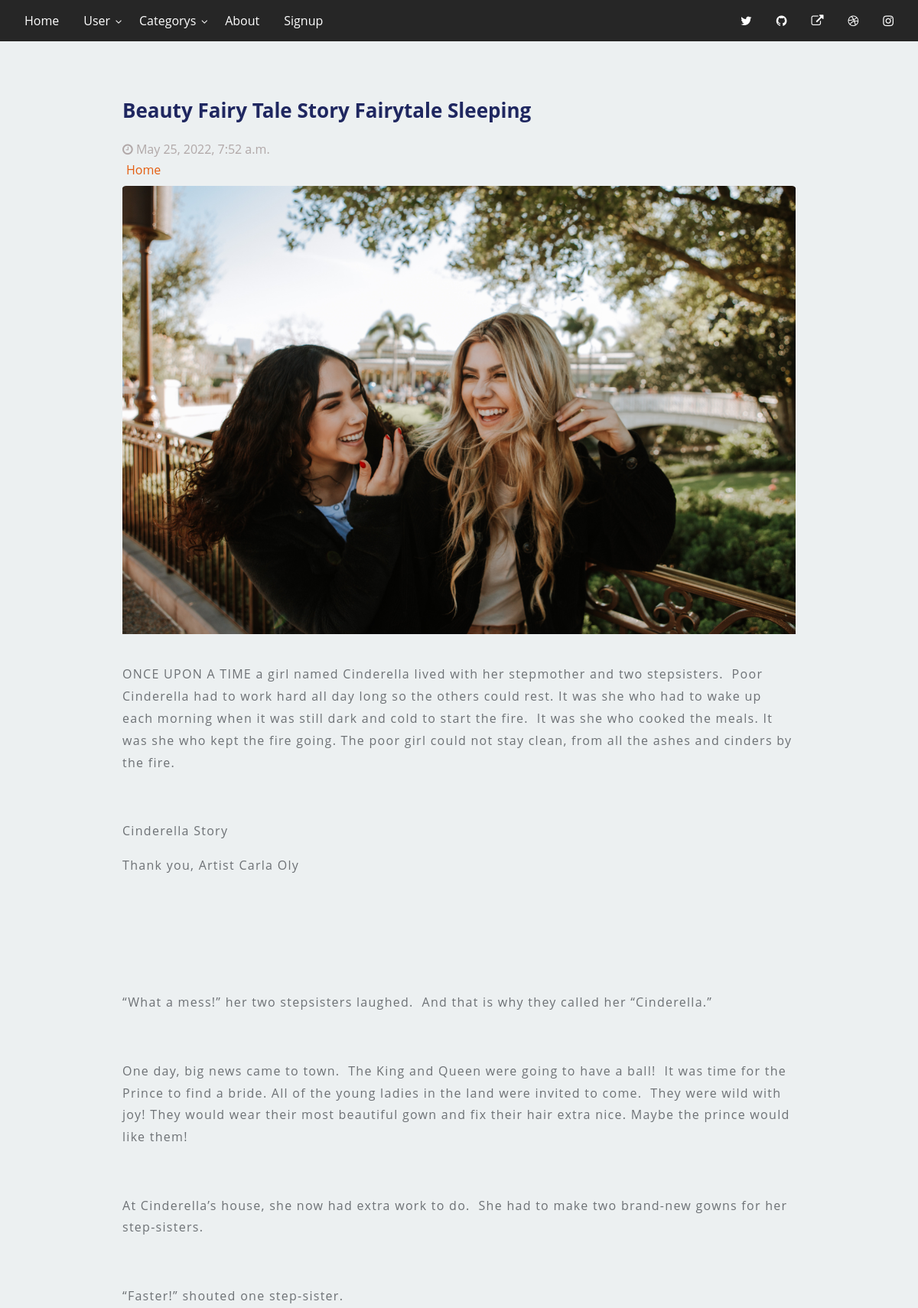
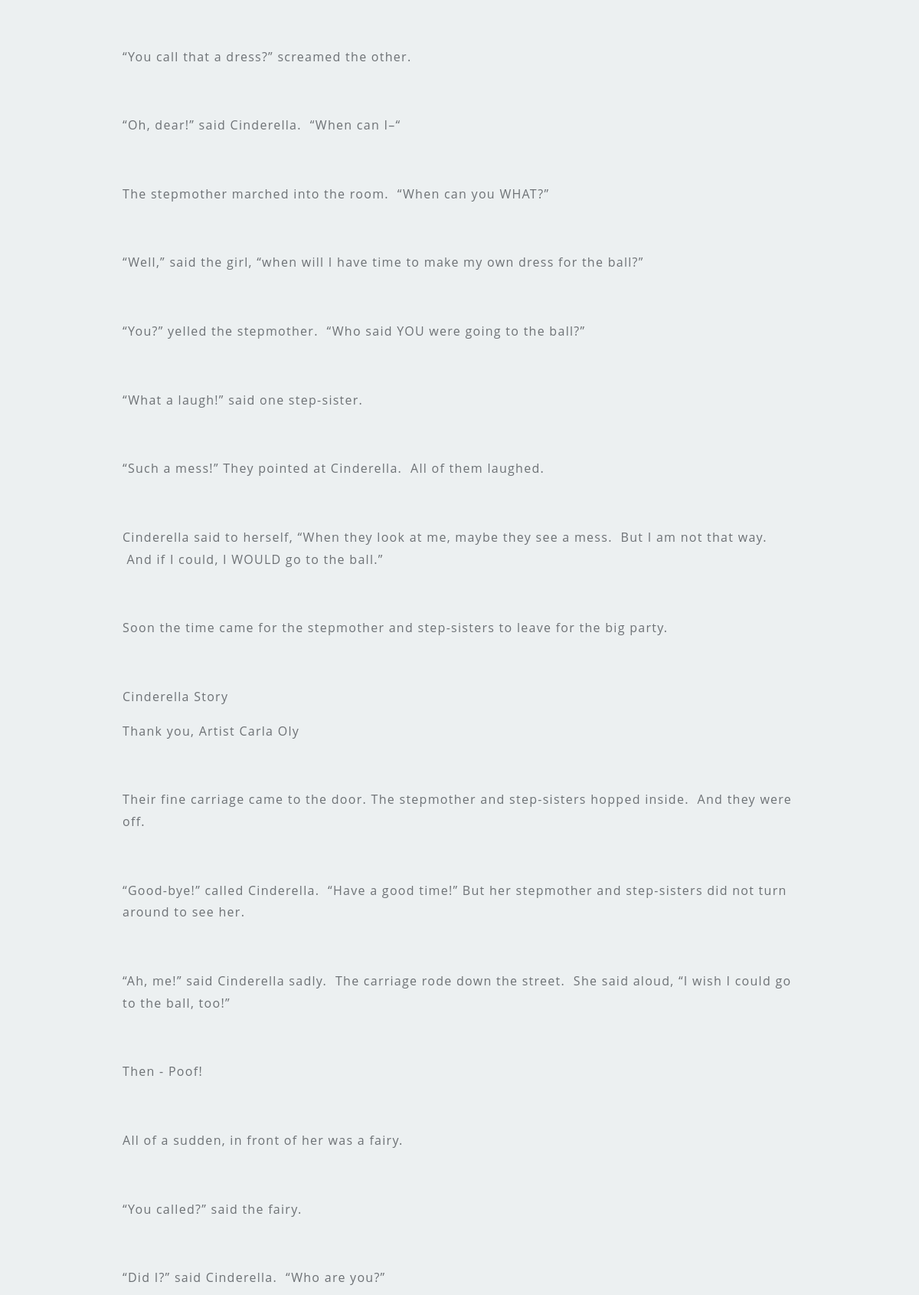
The page /blog_detail/beauty-fairy-tale-story-fairytale-sleeping (upper part) on the database its author committed (2 pictures, top to bottom).
### home/models.py (models this page shows, shortened)
class BlogModel(models.Model):
    title = models.CharField(max_length=1000)
    slug = models.SlugField(max_length=1000, unique=True, null=True , blank=True)
    content = FroalaField()
    user = models.ForeignKey(User, blank=True, null=True, on_delete=models.CASCADE)
    image = models.ImageField(upload_to='blog')
    category = models. ForeignKey(Category, on_delete=models.CASCADE, blank=True, null=True,)
    created_at = models.DateTimeField(auto_now_add=True)
    upload_to = models.DateTimeField(auto_now=True)
    class Meta:
        verbose_name_plural= 'All Blogs'

### home/views.py (the view)
# urls.py: path('blog_detail/<slug>' , views.blog_detail, name="blog_detail"),
def blog_detail(request, slug):
    context = {}
    try:
        blog_obj = BlogModel.objects.filter(slug = slug).first()
        context['blog_obj'] =  blog_obj
    except Exception as e:
        print(e)
    return render(request , 'blog/blog_detail.html' , context)

### home/templates/blog/blog_detail.html (shortened to what this page needs)
{% extends "blog/base.html" %}
{% block content %}
<section class="container">
  <div class="post-details">
    <h1 class="post-details-title"> {{blog_obj.title}} </h1>
    <time class="user-and-date"> <i class="fa fa-clock-o" aria-hidden="true"></i> {{blog_obj.created_at}}</time>
    <div class="post-details-menu">
      <a href="{% url 'home' %}"  style="color: rgb(228, 94, 17);">Home </a>
    </div>
    <div class="post-imgs">
      <img class="post-dp" src="/media/{{blog_obj.image}}" alt="">
    </div>
    <div class="post-word post-dp">
      {{blog_obj.content|safe}}
      </div>
    </div>
</section>
{% endblock %}

### static/css/custom.css (style rules this page uses)
*,html { scroll-behavior: smooth; }
*, *:after, *:before { -webkit-box-sizing: border-box; -moz-box-sizing: border-box; box-sizing: border-box; }
:root { scrollbar-color: rgb(210,210,210) rgb(46,54,69) !important; scrollbar-width: thin !important; --white:#fff; --black:#131417; --primary:#e6810ee8; --primarylite:#53b141; --gray:#6d7175; --dark:#253248; --darklite:#364256; --lite:#f8f9fa; }
body { margin: 0; }
body { background: #ecf0f1; line-height: 1.4; font-family: sans-serif; }
img { width: 100%; height: auto; border-top-left-radius: 5px; border-top-right-radius: 5px; }
body { font-family: 'Open Sans', sans-serif; }
.user-and-date { display: block; color: rgb(177, 168, 168); }
.post-details { padding-top: 50px; margin-left: 10rem; margin-right: 10rem; }
.post-details-title { text-align: justify; font-size: 26px; color: #1f2760; }
.post-details-menu { text-align: left; display: flex; text-decoration: none; }
.post-details-menu a { text-decoration: none; padding: 5px; }
.post-imgs, .post-dp { width: 100%; height: auto; padding-top: 2px; padding-bottom: 10px; border-radius: 5px; display: block; margin-left: auto; margin-right: auto; }
.post-word { width: 100%; }
.story-img-details, img { margin:0%; }
a { text-decoration:none; transition:0.5s; outline:none !important; }
p { letter-spacing:0.08em; line-height:1.8em; color:var(--gray); }
img { min-width:100%; }

### rows shown on the page
BlogModel: title "Beauty Fairy Tale Story Fairytale Sleeping", created_at "May 25, 2022, 7:52 a.m.", image (picture), content "ONCE UPON A TIME a girl named Cinderella lived with her stepmother and two stepsisters. Poor Cinderella had to work hard all day long so the others could rest. It was she who had to wake up each morning when it was still dark and cold to start the fire. It was she who cooked the meals. It was she who kept the fire going. The poor girl could not stay clean, from all the ashes and cinders by the fire. Cinderella Story Thank you, Artist Carla Oly “What a mess!” her two stepsisters laughed. And that is why they called her “Cinderella.” One day, big news came to town. The King and Queen were going to have a ball! It was time for the Prince to find a bride. All of the young ladies in the land…"
